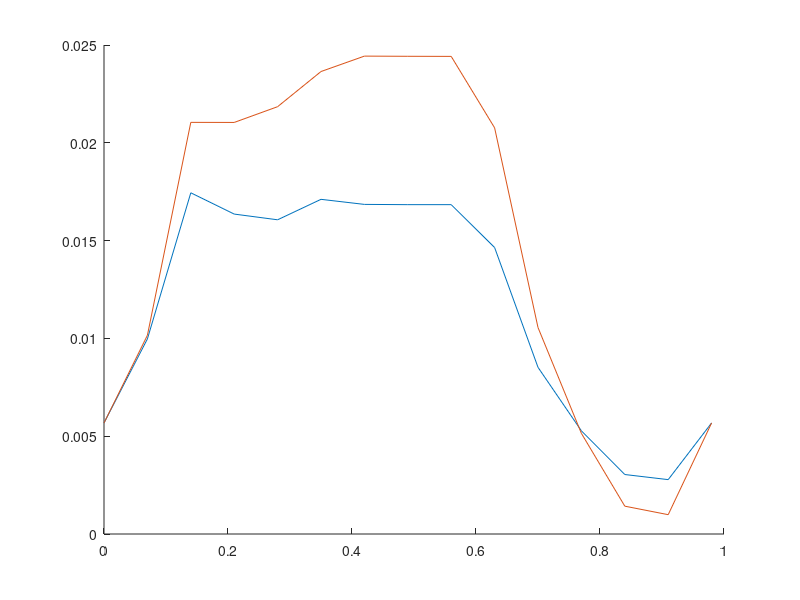

This chart was generated by the following MATLAB code: (Note: this script raises an error after producing the figure.)
clear all; close all;
t = [0 0.07	0.14	0.21	0.28	0.35	0.42	0.49	0.56	0.63	0.7	0.77	0.84	0.91	0.98];
pmx = [0	0.000185	0.003601	0.004685	0.005782	0.006534	0.007581	0.007585	0.00758	0.006119333	0.002035333	-0.000129333	-0.001618	-0.001792	0];
pmy =[0	0.002124	0.005641	0.006194	0.002261	0.001819	-0.002615	-0.004486	-0.005878	-0.008712667	-0.008942667	-0.008068	-0.007747333	-0.005382	0];
plx =[0.005677	0.009974	0.017444	0.016356	0.016064	0.01711	0.016851	0.016838	0.016838	0.014647	0.008521	0.005274	0.003041	0.00278	0.005677];
ply =[0.011867	0.011533	0.01412	0.014524	0.014139	0.013226	0.010774	0.009585	0.007497	0.003245	0.0029	0.004212	0.004693	0.008241	0.011867];
hold on
plot(t, plx); 
for i = 1:length(pmx)
    plx(i) = plx(i)+pmx(i);
end
for i = 1:length(pmy)
    ply(i) = ply(i)+pmy(i);
end
plot(t, plx); 
pmx = zeros(1, length(pmx));
pmy = zeros(1, length(pmy));
t_re = [0	0.036956914	0.073553272	0.110329908	0.147286822	0.184424013	0.221020371	0.257977285	0.295114476	0.332612223	0.368667748	0.40652605	0.443482964	0.479538489	0.516495403	0.553452317	0.59040923	0.627366144	0.664323058	0.701279971	0.737335497	0.775193798	0.811249324	0.849107626	0.886064539	0.918064539	0.950064539	0.982064539];
re = [0	-1808.466913	-2959.309494	-3863.542951	-4655.980271	-5652.281134	-6191.533087	-5211.672832	-3827.373613	-2226.058364	-752.9798603	-82.20304151	-509.6588574	-2449.650637	-4248.253185	0	4116.728319	7145.088368	7352.240033	6819.564324	6083.025072	5073.571722	4455.40485	3321.002877	0	0	0	0];
bloodV = [0	-0.184956843	-0.30620633	-0.399095767	-0.480065762	-0.583641595	-0.642416769	-0.537607891	-0.397451706	-0.230168516	-0.071927661	-0.006165228	-0.047266749	-0.246609125	-0.450061652	0	0.468557337	0.819975339	0.844636252	0.78298397	0.696670777	0.581586519	0.509658857	0.384299219	0	0	0	0];
dt = 1E-06;
ti = single(0:dt:t(end));
pmxi = single(makima(t,pmx,ti));
pmyi = single(makima(t,pmy,ti));
plxi = single(makima(t,plx,ti));
plyi = single(makima(t,ply,ti));

% figure('NumberTitle', 'off', 'Name','Endpoint movement');
% title('Endpoint movement')
% xlabel('t, s')
% ylabel('Coordinates, m')
% hold on;
% plot(pmxi, pmyi,'LineWidth',3);
% plot(plxi,plyi,'LineWidth',3);
% legend('Muscle','Leaflet');

% L = zeros(length(ti), 1);
% for i = 1:length(ti)
%     L(i) = sqrt((pmxi(i) - plxi(i))^2 + (pmyi(i) - plyi(i))^2);
% end
% minLidx = 1;
% for i = 2:length(ti)
%     if L(minLidx) > L(i)
%         minLidx = i;
%     end
% end
% figure('NumberTitle', 'off', 'Name','Distance between endpoint over time');
% title('Distance between endpoint over time')
% xlabel('t, s')
% ylabel('Distance, m')
% hold on;
% plot(ti, L,'LineWidth',3);
% Lsh = circshift(L,length(ti) - minLidx);
% plot(ti, Lsh); 
% 
% pmxi = circshift(pmxi,length(ti) - minLidx);
% pmyi = circshift(pmyi,length(ti) - minLidx);
% plxi = circshift(plxi,length(ti) - minLidx);
% plyi = circshift(plyi,length(ti) - minLidx);

rei = single(makima(t_re,re,ti));
bloodVi = single(makima(t_re,bloodV,ti));

% [signal, Fs, tm] = rdsamp('mghdb/mgh064');
% abp1 = signal(310000:311000,4);
% abp = abp1(257:732);
% t_abp1 = tm(310000:311000);
% t_abp = t_abp1(257:732);
% t_abp = t_abp-t_abp(1);
% abp = abp * 133.322;
% abpi = single(makima(t_abp,abp,ti));
abpi =zeros(1, length(ti));
%plot(ti, abpi);
%yyaxis right
%plot(ti,bloodVi);

% tq = single(zeros(3, 1));
% tq(1) = single(0);
% for i = 2:3
% tq(i) = single(tq(i - 1) + dt);
% end
% pmxq = pmxi(1:3);
% pmyq = pmyi(1:3);
% plxq = plxi(1:3);
% plyq = plyi(1:3);
% req = rei(1:3);
% bloodVq = bloodVi(1:3);
% abpq = abpi(1:3);
% save('interpLoadOriginalCrop','tq','pmxq','pmyq','plxq','plyq','req','bloodVq','abpq');

tq = ti;
pmxq = pmxi;
pmyq = pmyi;
plxq = plxi;
plyq = plyi;
req = rei;
bloodVq = bloodVi;
abpq = abpi;
save('interpLoadSmoothOneEnd','tq','pmxq','pmyq','plxq','plyq','req','bloodVq','abpq');

% tq = single(0:dt:t(end)*2);
% pmxq = [pmxi pmxi];
% pmyq = [pmyi pmyi];
% plxq = [plxi plxi];
% plyq = [plyi plyi];
% req = [rei rei];
% bloodVq = [bloodVi bloodVi];
% abpq = [abpi abpi];
% save('interpLoadOriginal2','tq','pmxq','pmyq','plxq','plyq','req','bloodVq','abpq');